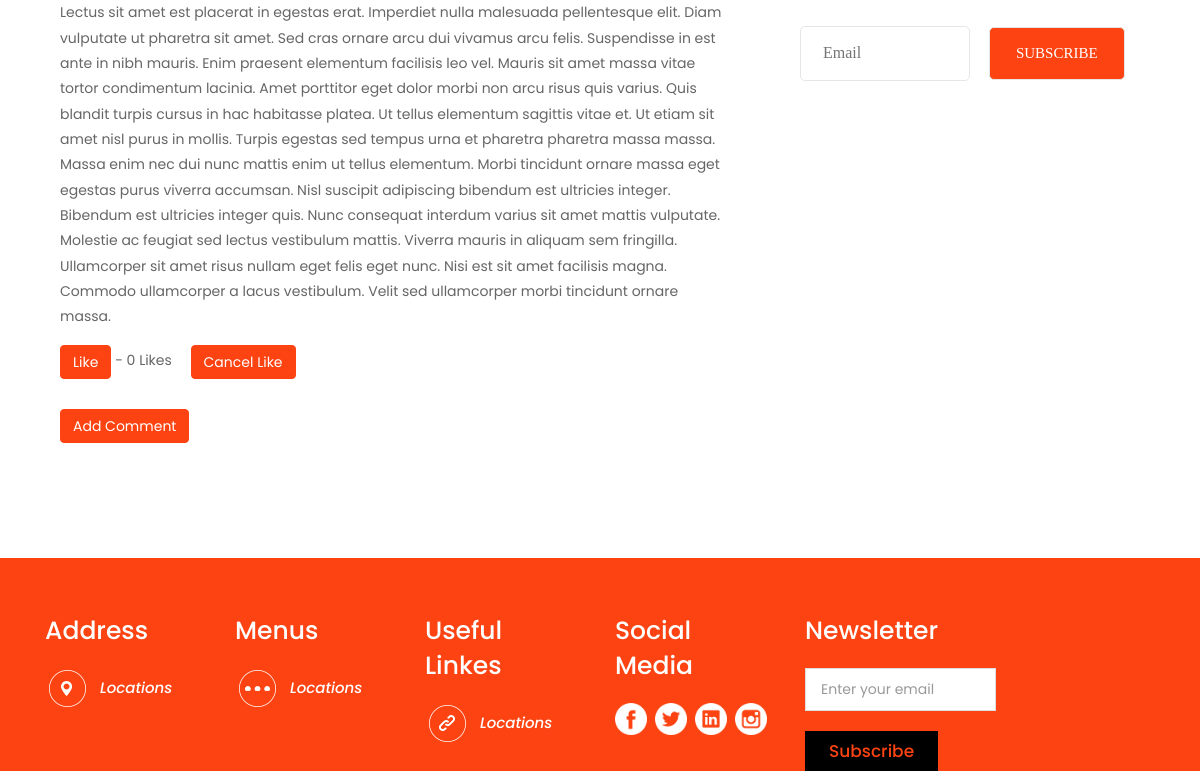
The app's page /blog/post/britan-amazing-tour/ (lower part), older data.
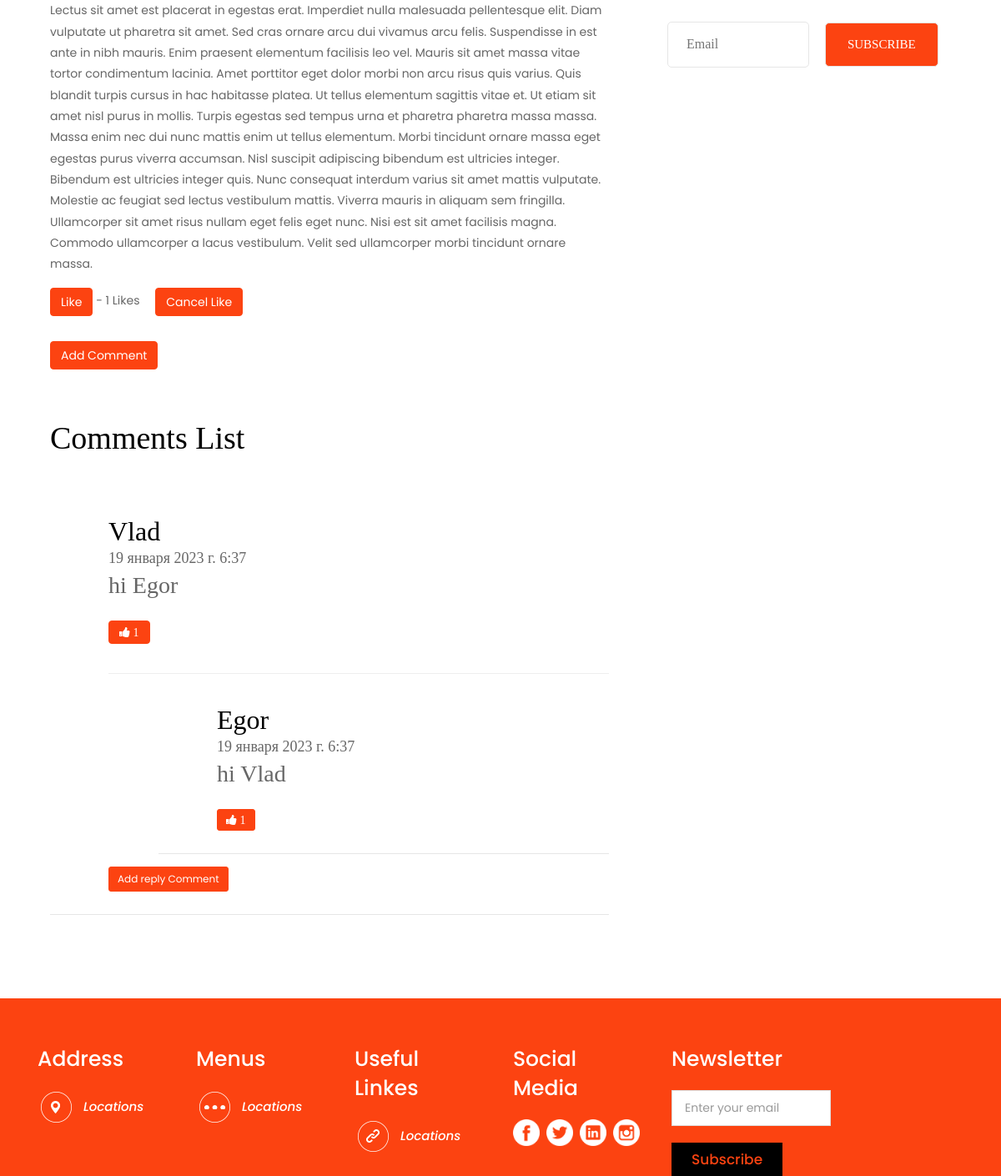
The same page, newer data.
### blog/models.py (models this page shows, shortened)
class Post(models.Model):
    title = models.CharField(max_length=255, verbose_name='Название Поста')
    slug = models.SlugField(max_length=255, verbose_name='Url_of_Post', unique=True)
    author = models.CharField(max_length=100, verbose_name='Автор')
    content = models.TextField(blank=True, verbose_name='Контент')
    created_at = models.DateTimeField(auto_now_add=True, verbose_name='Время Создания')
    updated_at = models.DateTimeField(auto_now=True, verbose_name="Время последнего Редактирования")
    photo = models.ImageField(upload_to='photos/%Y/%m/%d', blank=True, verbose_name='Фото')
    is_published = models.BooleanField(default=True, verbose_name="Опубликовано")
    views = models.IntegerField(default=0, verbose_name='Количество просмотров')
    category = models.ForeignKey(Category, on_delete=models.PROTECT, related_name='get_category',
                                 verbose_name='Категория')
    tags = models.ManyToManyField(Tag, blank=True, related_name='get_tags')
    likes = models.ManyToManyField(User, blank=True, related_name="get_likes")
    def get_absolute_url(self):
        return reverse('post', kwargs={"slug": self.slug})
    def total_likes(self):
        return self.likes.count()
    class Meta:
        verbose_name = "Пост"
        verbose_name_plural = "Посты(ов)"
        ordering = ['-created_at']

class Comment(models.Model):
    post = models.ForeignKey(Post, on_delete=models.CASCADE, related_name="get_comments", verbose_name="Пост")
    name = models.CharField(max_length=50, verbose_name="Имя")
    comment = models.CharField(max_length=700, verbose_name="Коментарий")
    created_at = models.DateTimeField(auto_now_add=True, verbose_name="Дата создания")
    updated_at = models.DateTimeField(auto_now=True, verbose_name="Время последнего Редактирования")
    likes = models.ManyToManyField(User, blank=True, related_name="likes_comments")
    class Meta:
        verbose_name = "Коментарий"
        verbose_name_plural = "Коментарии"
        ordering = ["created_at"]

class ReplyComment(models.Model):
    parent_comment = models.ForeignKey(Comment, on_delete=models.CASCADE, related_name="get_parent_comments",
                                       verbose_name="Родительский Коментарий")
    name = models.CharField(max_length=50, verbose_name="Имя_отвечающего")
    comment = models.CharField(max_length=700, verbose_name="Коментарий_отвечающего")
    created_at = models.DateTimeField(auto_now_add=True, verbose_name="Дата создания")
    updated_at = models.DateTimeField(auto_now=True, verbose_name="Время последнего Редактирования")
    likes = models.ManyToManyField(User, blank=True, related_name="get_reply_comments_likes")
    class Meta:
        verbose_name = "Ответный_Коментарий"
        verbose_name_plural = "Ответные_Коментарии"
        ordering = ["created_at"]

### blog/views.py (the view)
# urls.py: path('post/<str:slug>/', GetPost.as_view(), name='post'),
class GetPost(DetailView):
    model = Post
    template_name = 'blog/single_post.html'
    context_object_name = 'post'

### blog/models.py (called while the page is built)
    def __str__(self):
        return self.title

    def get_absolute_url(self):
        return reverse('tag', kwargs={"slug": self.slug})

    def __str__(self):
        return self.title

    def get_absolute_url(self):
        return reverse('category', kwargs={"slug": self.slug})

### blog/templatetags/header.py (called while the page is built)
@register.inclusion_tag("templatetags_templates/show_categories_tpl.html")
def show_categories():
    categories = Category.objects.annotate(cnt=Count("get_category", filter=F("get_category__is_published"))).\
        filter(cnt__gt=0)
    return {"categories": categories, }

### blog/templatetags/sidebar.py (called while the page is built)
@register.inclusion_tag('templatetags_templates/popular_posts_tpl.html')
def get_popular_posts(cnt=3):
    posts = Post.objects.order_by('-views')[:cnt]
    return {"posts": posts}

@register.inclusion_tag('templatetags_templates/tags_tpl.html')
def get_tags():
    tags = Tag.objects.all()
    return {"tags": tags}

### blog/templates/blog/single_post.html (shortened to what the changed rows need)
{% extends 'base_blog/base.html' %}
{% load static %}
{% load sidebar %}
{% block content %}
<section class="single-blog-area">
    <div class="container">
        <div class="row">
            <div class="col-md-12">
                <div class="border-top">
                    <div class="col-md-8">
                        <div class="blog-area">
                            <div><form action="{% url 'like_news' post.slug %}" method="POST">
                                <button type="submit" name="post_slug" value="{{ post.slug }}"
                                        class="btn btn-primary">Like
                                </button>
                                - {{ post.total_likes }} Likes
                            </form>
                            <form action="{% url 'remove_like_news' post.slug %}" method="POST">
                                <button type="submit" name="post_slug" value="{{ post.slug }}"
                                        class="btn btn-primary">Cancel Like
                                </button>
                            </form></div>
                            <div class="commententries">
                                {% if post.get_comments.exists %}
                                <h2>Comments List</h2>
                                {% for comment in post.get_comments.all %}
                                <ul class="commentlist">
                                    <li>
                                        <article class="comment">
                                            <header class="comment-author">
                                            </header>
                                            <section class="comment-details">
                                                <div class="author-name">
                                                    <h5><a href="#">{{ comment.name }}</a></h5>
                                                    <p>{{ comment.created_at }}</p>
                                                </div>
                                                <div class="comment-body">
                                                    <p>{{ comment.comment }}</p>
                                                </div>
                                                <div class="reply">
                                                    <form action="{% url 'like_comments' post.slug %}" method="POST">
                                                        <button type="submit" name="comment_id"
                                                                value="{{ comment.id }}"
                                                                class="btn btn-primary fa fa-thumbs-up"
                                                                aria-hidden="true">
                                                            {{ comment.likes.count }}
                                                        </button>
                                                    </form>
                                                    <br/>
                                                    {% if comment.get_parent_comments.exists %}
                                                    <div id="reply_comment" class="menu">
                                                        <hr size="4">
                                                        <ul>
                                                            {% for reply_comment in comment.get_parent_comments.all %}
                                                            <article class="comment">
                                                                <header class="comment-author">
                                                                </header>
                                                                <section class="comment-details">
                                                                    <div class="author-name">
                                                                        <h5>
                                                                            <a href="#">{{ reply_comment.name }}</a>
                                                                        </h5>
                                                                        <p>{{ reply_comment.created_at }}</p>
                                                                    </div>
                                                                    <div class="comment-body">
                                                                        <p>{{ reply_comment.comment }}</p>
                                                                    </div>
                                                                    <div class="reply">
                                                                        <form action="{% url 'like_reply_comments' post.slug %}"
                                                                              method="POST">{% csrf_token %}
                                                                            <button type="submit"
                                                                                    name="reply_comment.id"
                                                                                    value="{{ reply_comment.id }}"
                                                                                    class="btn btn-primary btn-sm fa fa-thumbs-up"
                                                                                    aria-hidden="true">
                                                                                {{ reply_comment.likes.count }}
                                                                            </button>
                                                                        </form>
                                                                    </div>
                                                                </section>
                                                            </article>
                                                            {% endfor %}
                                                        </ul>
                                                    </div>
                                                    {% endif %}
                                                    <form action="{% url 'add_reply_comment' comment.pk %}">
                                                        <button class="btn btn-primary btn-sm">
                                                            Add reply Comment
                                                        </button>
                                                    </form>
                                                </div>
                                            </section>
                                        </article>
                                    </li>
                                </ul>
                                {% endfor %}
                                {% endif %}
                            </div>
                        </div>
                    </div>
                </div>
            </div>
        </div>
    </div>
</section>
{% endblock %}

Row changes from the older to the newer data that the page shows:
computed for Post: total_likes "0" → "1"
added Comment: name "Vlad", created_at "19 января 2023 г. 6:37", comment "hi Egor", likes.count "1"
added ReplyComment: name "Egor", created_at "19 января 2023 г. 6:37", comment "hi Vlad", likes.count "1"
Text that changed along with them:
text now shown: "Comments List"
